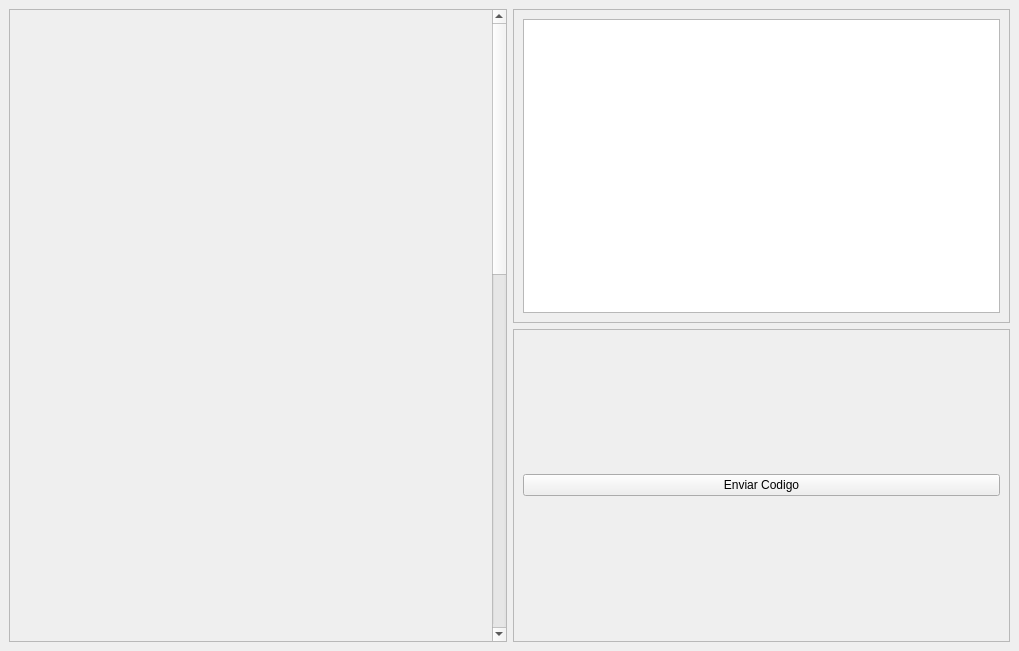
<?xml version="1.0" encoding="UTF-8"?>
<ui version="4.0">
 <class>MainWindow</class>
 <widget class="QMainWindow" name="MainWindow">
  <property name="geometry">
   <rect>
    <x>0</x>
    <y>0</y>
    <width>1019</width>
    <height>651</height>
   </rect>
  </property>
  <property name="minimumSize">
   <size>
    <width>0</width>
    <height>0</height>
   </size>
  </property>
  <property name="windowTitle">
   <string>MainWindow</string>
  </property>
  <widget class="QWidget" name="centralwidget">
   <layout class="QHBoxLayout" name="horizontalLayout">
    <item>
     <widget class="QScrollArea" name="scrollArea1">
      <property name="widgetResizable">
       <bool>true</bool>
      </property>
      <widget class="QWidget" name="scrollAreaWidgetContents">
       <property name="geometry">
        <rect>
         <x>0</x>
         <y>0</y>
         <width>484</width>
         <height>1518</height>
        </rect>
       </property>
       <layout class="QVBoxLayout" name="verticalLayout_5">
        <item>
         <widget class="QLabel" name="label_3">
          <property name="minimumSize">
           <size>
            <width>0</width>
            <height>1500</height>
           </size>
          </property>
          <property name="text">
           <string>TextLabel</string>
          </property>
         </widget>
        </item>
       </layout>
      </widget>
     </widget>
    </item>
    <item>
     <layout class="QVBoxLayout" name="verticalLayout">
      <item>
       <widget class="QScrollArea" name="scrollArea_3">
        <property name="widgetResizable">
         <bool>true</bool>
        </property>
        <widget class="QWidget" name="scrollAreaWidgetContents_7">
         <property name="geometry">
          <rect>
           <x>0</x>
           <y>0</y>
           <width>493</width>
           <height>382</height>
          </rect>
         </property>
         <layout class="QVBoxLayout" name="verticalLayout_3">
          <item>
           <widget class="QPlainTextEdit" name="TextoSalida">
            <property name="readOnly">
             <bool>true</bool>
            </property>
           </widget>
          </item>
         </layout>
        </widget>
       </widget>
      </item>
      <item>
       <widget class="QScrollArea" name="scrollArea_2">
        <property name="widgetResizable">
         <bool>true</bool>
        </property>
        <widget class="QWidget" name="scrollAreaWidgetContents_6">
         <property name="geometry">
          <rect>
           <x>0</x>
           <y>0</y>
           <width>493</width>
           <height>239</height>
          </rect>
         </property>
         <layout class="QVBoxLayout" name="verticalLayout_4">
          <item>
           <layout class="QVBoxLayout" name="verticalLayout_2"/>
          </item>
          <item>
           <widget class="QPushButton" name="pushButton">
            <property name="text">
             <string>Enviar Codigo</string>
            </property>
           </widget>
          </item>
         </layout>
        </widget>
       </widget>
      </item>
     </layout>
    </item>
   </layout>
  </widget>
 </widget>
 <resources/>
 <connections/>
</ui>
